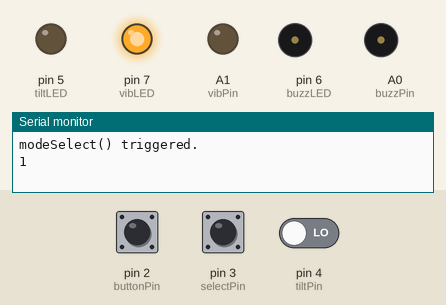
This sketch was run on a simulated Arduino Uno, built with avr-gcc and run on an emulated ATmega328P. Shown: output pins drawn as LEDs (lit = HIGH), buzzer (waves = sounding, pin HIGH), the last lines printed to the serial monitor. Inputs (shaded band) come from the test bench; at power-on: pin 2 (buttonPin) HIGH, pin 3 (selectPin) HIGH, pin 4 (tiltPin) LOW.

Above: at 1.2 s.
1.3 s: pin 2 (buttonPin) pulled LOW for 3.2 s
At 4.9 s:
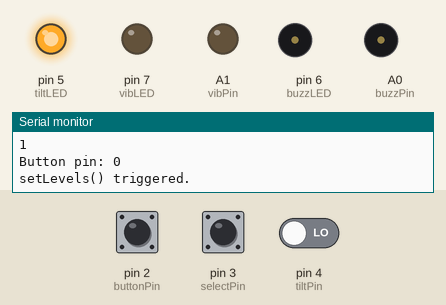
7.5 s: pin 2 (buttonPin) pulled LOW for 0.15 s
At 10.5 s:
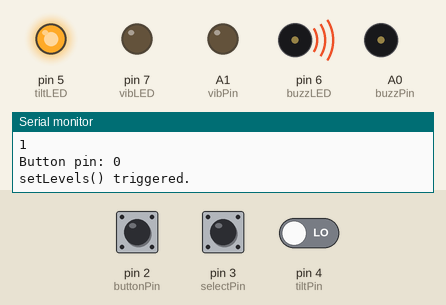
10.6 s: pin 3 (selectPin) pulled LOW for 0.15 s
13.6 s: pin 2 (buttonPin) pulled LOW for 1 s
At 15.4 s:
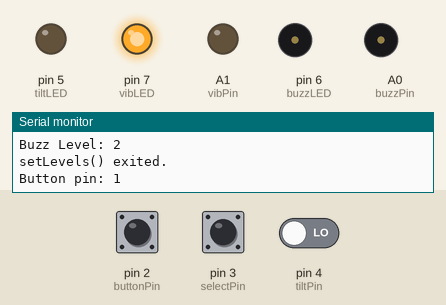
16.2 s: pin 4 (tiltPin) driven HIGH
At 16.6 s:
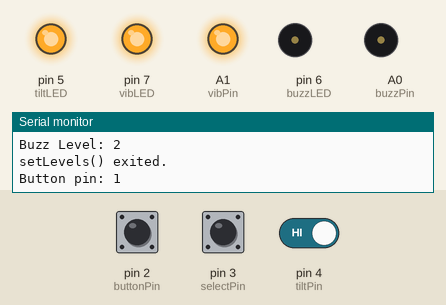
17.7 s: pin 4 (tiltPin) driven LOW
At 18.9 s:
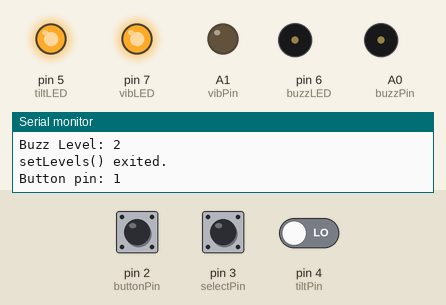
Timing chart, 0 to 20.2 s (numbered marks = the images above; inputs shaded):
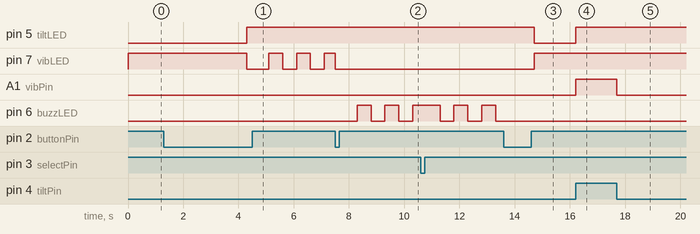

The sketch:

CosleepAlert_070614_2248_SIMPLEMENUS.ino
```cpp
/*
//  Baby & Mother Co-sleeping Roll-over Alert  //
 Button functions:
 - Unit defaults to vibrate only on power-up
 - 1 button press changes to buzzer only
 - Next button press changes to buzzer & vibrate
 - Next button press cycles back to vibrate only
 - Holding button for 5 seconds powers-off unit

 Digital pins:
 - Mode select (tactile push-button)
 - Level select (tactile push-button)
 - Vibrate mode LED indicator
 - Buzzer mode LED indicator
 - Tilt LED indicator

 Analog pins:
 - Vibrate output
 - Buzzer output

 Button mode selection program variables:
 0 - Startup (pre-loop)
 1 - Vib only
 2 - Buzz only
 3 - Vib & Buzz

 Feature immplementation ideas:
 - Low battery periodic vibration pulse & flashing LED
 - Variable vibration patterns
 - Variable buzzer patterns
 - Remote baby sleep position sensor/monitor
 */

#define debugMode

#define buzzPin A0
#define vibPin A1

#define buttonPin 2
#define selectPin 3
#define tiltPin 4
#define tiltLED 5
//#define buzzPin 5
//#define buzzLED 6
//#define vibPin 7
//#define vibLED 8
#define buzzLED 6
#define vibLED 7

int alertMode = 1;
int vibLevel = 1;
int buzzLevel = 1;
byte buzzVal = 0;
byte vibVal = 0;

boolean startupSet = true;
boolean setLevStatus = false;
boolean vibSetLevel = false;
boolean buzzSetLevel = false;
boolean vibSetMode = false;
boolean buzzSetMode = false;

#ifdef debugMode
int buttonReadPrev;
int selectReadPrev;
#endif

void setup() {
  Serial.begin(38400);

  pinMode(buttonPin, INPUT);
  pinMode(selectPin, INPUT);
  pinMode(tiltPin, INPUT);
  pinMode(buzzLED, OUTPUT);
  pinMode(vibLED, OUTPUT);
  pinMode(tiltLED, OUTPUT);

  //digitalWrite(buzzPin, LOW);
  //digitalWrite(vibPin, LOW);

  analogWrite(buzzPin, 0);
  analogWrite(vibPin, 0);

  modeSelect();

#ifdef debugMode
  buttonReadPrev = digitalRead(2);
  selectReadPrev = digitalRead(3);
#endif
}

void loop() {
  // Debugging functions
#ifdef debugMode
  int buttonRead = digitalRead(buttonPin);
  if(buttonRead != buttonReadPrev) {
    Serial.print(F("Button pin: "));
    Serial.println(buttonRead);
    buttonReadPrev = buttonRead;
  }
  int selectRead = digitalRead(selectPin);
  if(selectRead != selectReadPrev) {
    Serial.print(F("Select pin: "));
    Serial.println(selectRead);
    selectReadPrev = selectRead;
  }
#endif
  // Main monitoring loop
  if(digitalRead(tiltPin) == 1) tiltAlert();
  // Button press response
  if(digitalRead(buttonPin) == 0) {
    unsigned long holdTime = millis();
    while(digitalRead(buttonPin) == 0) {
      if(millis() - holdTime > 3000) {
        setLevels();
      }
      delay(1);
    }
    delay(100);
    if(setLevStatus == false) modeSelect();
    else setLevStatus = false;
  }
  delay(100);
}

void modeSelect() {
#ifdef debugMode
  Serial.println(F("modeSelect() triggered."));
#endif
  if(startupSet == true) {
    alertMode = 1;
    startupSet = false;
  }
  else {
    if(alertMode < 3) alertMode++;
    else alertMode = 1;
  }

#ifdef debugMode
  Serial.println(alertMode);
#endif

  ledConfig();
}

void ledConfig() {
  if(alertMode == 1) {
    digitalWrite(buzzLED, LOW);
    digitalWrite(vibLED, HIGH);
  }
  else if(alertMode == 2) {
    digitalWrite(vibLED, LOW);
    digitalWrite(buzzLED, HIGH);
  }
  else if(alertMode == 3) {
    digitalWrite(vibLED, HIGH);
    digitalWrite(buzzLED, HIGH);
  }
}

void setLevels() {
#ifdef debugMode
  Serial.println(F("setLevels() triggered."));
#endif
  int flashInterval = 500;
  boolean vibSet = false;
  boolean buzzSet = false;

  digitalWrite(tiltLED, HIGH);
  digitalWrite(vibLED, LOW);
  digitalWrite(buzzLED, LOW);

  setLevStatus = true;

  while(digitalRead(buttonPin) == 0) {
    delay(100);
  }
  delay(100);

  // Vibration level selection
  unsigned long prevFlash = millis();
  while(vibSet == false) {
    if(millis() - prevFlash > flashInterval) {
      if(digitalRead(vibLED) == LOW) digitalWrite(vibLED, HIGH);
      else digitalWrite(vibLED, LOW);
      prevFlash = millis();
    }
    if(digitalRead(selectPin) == 0) {
      while(digitalRead(selectPin) == 0) {
        delay(100);
      }
      if(vibLevel < 5) vibLevel++;
      else vibLevel = 1;
#ifdef debugMode
      Serial.print(F("Vib Level: "));
      Serial.println(vibLevel);
#endif
      vibSetLevel = true;
      levelTranslate();
      vibLevDemonstrate();
    }
    if(digitalRead(buttonPin) == 0) vibSet = true;
  }
  digitalWrite(vibLED, LOW);
  while(digitalRead(buttonPin) == 0) {
    delay(100);
  }
  delay(100);

  // Buzzer level selection
  prevFlash = millis();
  while(buzzSet == false) {
    if(millis() - prevFlash > flashInterval) {
      if(digitalRead(buzzLED) == LOW) digitalWrite(buzzLED, HIGH);
      else digitalWrite(buzzLED, LOW);
      prevFlash = millis();
    }
    if(digitalRead(selectPin) == 0) {
      while(digitalRead(selectPin) == 0) {
        delay(100);
      }
      if(buzzLevel < 5) buzzLevel++;
      else buzzLevel = 1;
#ifdef debugMode
      Serial.print(F("Buzz Level: "));
      Serial.println(buzzLevel);
#endif
      buzzSetLevel = true;
      levelTranslate();
      buzzLevDemonstrate();
    }
    if(digitalRead(buttonPin) == 0) buzzSet = true;
  }
  while(digitalRead(buttonPin) == 0) {
    delay(100);
  }
  delay(100);

  /*while(buttonPin == 1) {
   if(millis() - prevFlash > flashInterval) {
   if(digitalRead(buzzLED) == LOW) digitalWrite(buzzLED, HIGH);
   else digitalWrite(buzzLED, LOW);
   prevFlash = millis();
   }
   // Buzzer level setting
   if(digitalRead(selectPin) == 0) {
   while(digitalRead(selectPin) == 0) {
   delay(100);
   }
   if(buzzLevel < 5) buzzLevel++;
   else buzzLevel = 1;
   #ifdef debugMode
   Serial.print(F("Buzz Level: "));
   Serial.println(buzzLevel);
   #endif
   buzzSetLevel = true;
   levelTranslate();
   buzzLevDemonstrate();
   }
   }
   while(digitalRead(buttonPin) == 0) {
   delay(100);
   }*/

  digitalWrite(tiltLED, LOW);
  ledConfig();
#ifdef debugMode
  Serial.println(F("setLevels() exited."));
#endif
}

void levelTranslate() {
  if(vibSetLevel == true) {
    if(vibVal == 1) vibLevel = 51;
    else if(vibVal == 2) vibLevel = 102;
    else if(vibVal == 3) vibLevel = 153;
    else if(vibVal == 4) vibLevel = 204;
    else if(vibVal == 5) vibLevel = 255;
    vibSetLevel = false;
  }
  else if(buzzSetLevel == true) {
    if(buzzVal == 1) buzzLevel = 51;
    else if(buzzVal == 2) buzzLevel = 102;
    else if(buzzVal == 3) buzzLevel = 153;
    else if(buzzVal == 4) buzzLevel = 204;
    else if(buzzVal == 5) buzzLevel = 255;
    buzzSetLevel = false;
  }
}

void vibLevDemonstrate() {
  analogWrite(vibPin, vibLevel);
  delay(500);
  analogWrite(vibPin, 0);
}

void buzzLevDemonstrate() {
  analogWrite(buzzPin, buzzLevel);
  delay(500);
  analogWrite(buzzPin, 0);
}

void tiltAlert() {
  digitalWrite(tiltLED, HIGH);
  if(alertMode == 1) {
    //analogWrite(vibPin, vibLevel);
    analogWrite(vibPin, 255);
    while(digitalRead(tiltPin) == 1) {
      delay(1);
    }
    analogWrite(vibPin, 0);
  }
  else if(alertMode == 2) {
    //analogWrite(buzzPin, buzzLevel);
    analogWrite(buzzPin, 255);
    while(digitalRead(tiltPin) == 1) {
      delay(1);
    }
    analogWrite(buzzPin, 0);
  }
  else if(alertMode == 3) {
    //analogWrite(vibPin, vibLevel);
    analogWrite(vibPin, 255);
    //analogWrite(buzzPin, buzzLevel);
    analogWrite(buzzPin, 255);
    while(digitalRead(tiltPin) == 1) {
      delay(1);
    }
    analogWrite(vibPin, 0);
    analogWrite(buzzPin, 0);
  }
  /*if(alertMode == 1) {
   digitalWrite(vibPin, HIGH);
   while(tiltPin == 0) {
   delay(1);
   }
   digitalWrite(vibPin, LOW);
   }
   else if(alertMode == 2) {
   digitalWrite(buzzPin, HIGH);
   while(tiltPin == 0) {
   delay(1);
   }
   digitalWrite(buzzPin, LOW);
   }
   else if(alertMode == 3) {
   digitalWrite(vibPin, HIGH);
   digitalWrite(buzzPin, HIGH);
   while(tiltPin == 0) {
   delay(1);
   }
   digitalWrite(vibPin, LOW);
   digitalWrite(buzzPin, LOW);
   digitalWrite(tiltLED, LOW);
   }*/
  else errorFlash();

  delay(3000);  // Delay to allow repositioning before retriggering alert
}

void errorFlash() {
  boolean errorState = true;
  while(errorState == true) {
    digitalWrite(buzzLED, HIGH);
    digitalWrite(vibLED, HIGH);
    digitalWrite(tiltLED, HIGH);
    delay(500);
    digitalWrite(buzzLED, LOW);
    digitalWrite(vibLED, LOW);
    digitalWrite(tiltLED, LOW);
    delay(500);
  }
}
```

Measured:
- after the input at 1.3 s, pin 5 (tiltLED): LOW → HIGH after 3.0 s; pin 7 (vibLED): HIGH → LOW after 3.0 s, then repeats every 1.0 s: HIGH 0.50 s, LOW 0.50 s
- after the input at 7.5 s, pin 6 (buzzLED): alternates HIGH for 0.50 s and LOW for 0.50 s, starting after 0.80 s
- after the input at 13.6 s, pin 5 (tiltLED): HIGH → LOW after 1.1 s; pin 7 (vibLED): LOW → HIGH after 1.1 s; pin 6 (buzzLED): stops changing and stays LOW
- after the input at 16.2 s, pin 5 (tiltLED), A1 (vibPin): LOW → HIGH at once
- after the input at 17.7 s, A1 (vibPin): HIGH → LOW at once
